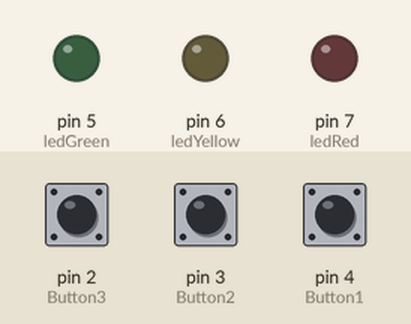
The sketch below on a simulated Arduino Uno, built with avr-gcc and run on an emulated ATmega328P. Shown: output pins drawn as LEDs (lit = HIGH). Inputs (shaded band) come from the test bench; at power-on: pin 2 (Button3) HIGH, pin 3 (Button2) HIGH, pin 4 (Button1) HIGH.

Above: at 1.2 s.
1.3 s: pin 2 (Button3) pulled LOW for 0.15 s
At 1.37 s:
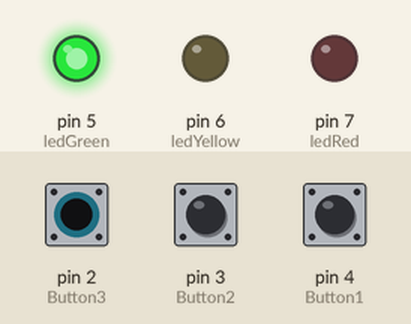
2.9 s: pin 3 (Button2) pulled LOW for 0.15 s
At 2.97 s:
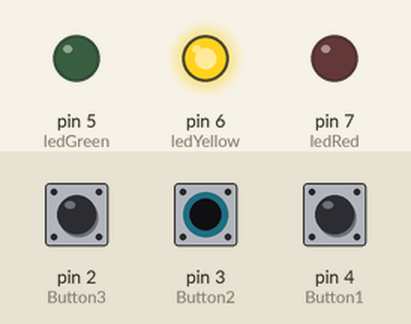
4.5 s: pin 4 (Button1) pulled LOW for 0.15 s
At 4.57 s:
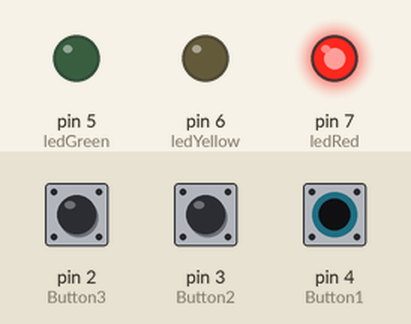
6.1 s: pin 4 (Button1) pulled LOW for 3.2 s
At 10.2 s:
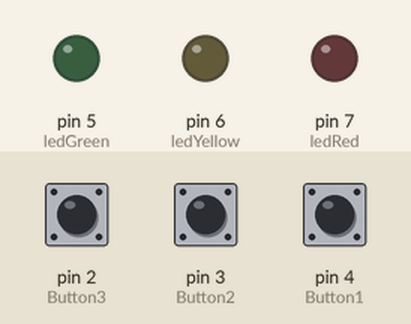
10.8 s: pin 2 (Button3) pulled LOW for 3.2 s
At 11.4 s:
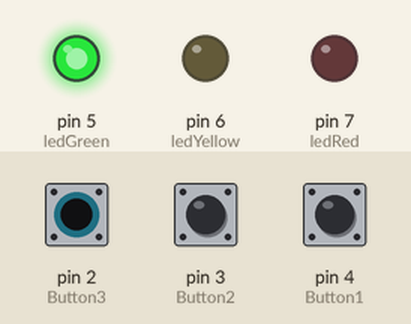
15.5 s: pin 2 (Button3) driven LOW and pin 3 (Button2) driven LOW
At 16.2 s:
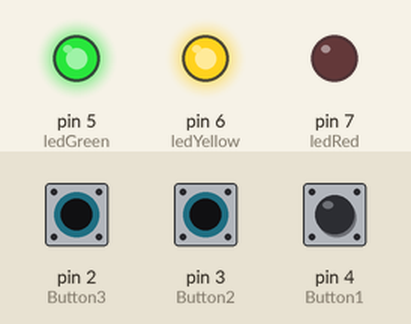
Timing chart, 0 to 18.0 s (numbered marks = the images above; inputs shaded):
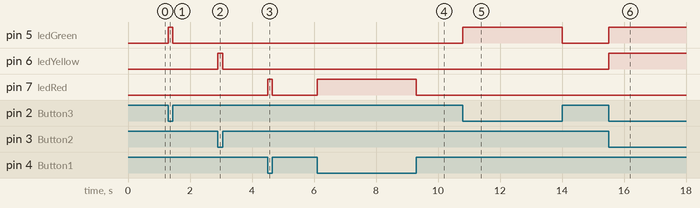

Measured:
- after the input at 1.3 s, pin 5 (ledGreen): LOW → HIGH at once, → LOW 0.15 s later
- after the input at 2.9 s, pin 6 (ledYellow): LOW → HIGH at once, → LOW 0.15 s later
- after the input at 4.5 s, pin 7 (ledRed): LOW → HIGH at once, → LOW 0.15 s later
- after the input at 6.1 s, pin 7 (ledRed): LOW → HIGH at once, → LOW 3.2 s later
- after the input at 10.8 s, pin 5 (ledGreen): LOW → HIGH at once, → LOW 3.2 s later
- after the input at 15.5 s, pin 5 (ledGreen), pin 6 (ledYellow): LOW → HIGH at once

The sketch:

Led_Button.ino
```cpp
int ledGreen = 5;  // LED connected to digital pin 5
int ledYellow = 6;  // LED connected to digital pin 6
int ledRed = 7; // LED connected to digital pin 7
int Button1 = 4;    // pushbutton connected to digital pin 4
int Button2 = 3;    // pushbutton connected to digital pin 3
int Button3 =2;    // pushbutton connected to digital pin 2

void setup() {
  pinMode(ledGreen, OUTPUT);  // sets the digital pin 5 as output
  pinMode(ledYellow, OUTPUT);  // sets the digital pin 6 as output
  pinMode(ledRed, OUTPUT);  // sets the digital pin 7 as output
  pinMode(Button1, INPUT_PULLUP);    // sets the digital pin 4 as input
  pinMode(Button2, INPUT_PULLUP);    // sets the digital pin 3 as input
  pinMode(Button3, INPUT_PULLUP);    // sets the digital pin 2 as input
}

void loop() {
  if(!digitalRead(Button1)){  //Jos nappia painetaan, lamppu syttyy. Luetaan Button1:sen tila. Ehto on tosi, jos tila on 0.
    //val = digitalRead(Button1);   // read the input pin
    digitalWrite(ledRed, HIGH);
  }
    else{
      digitalWrite(ledRed, LOW);  //Jos nappia ei paineta, lamppu on sammuksissa.
    }  // sets the LED to the button's value

  if(!digitalRead(Button2)){
    //val = digitalRead(Button1);   // read the input pin
    digitalWrite(ledYellow, HIGH);
  }
    else{
      digitalWrite(ledYellow, LOW);
    }  // sets the LED to the button's value

  if(!digitalRead(Button3)){
    //val = digitalRead(Button1);   // read the input pin
    digitalWrite(ledGreen, HIGH);
  }
    else{
      digitalWrite(ledGreen, LOW);
    }  // sets the LED to the button's value
  }
```
